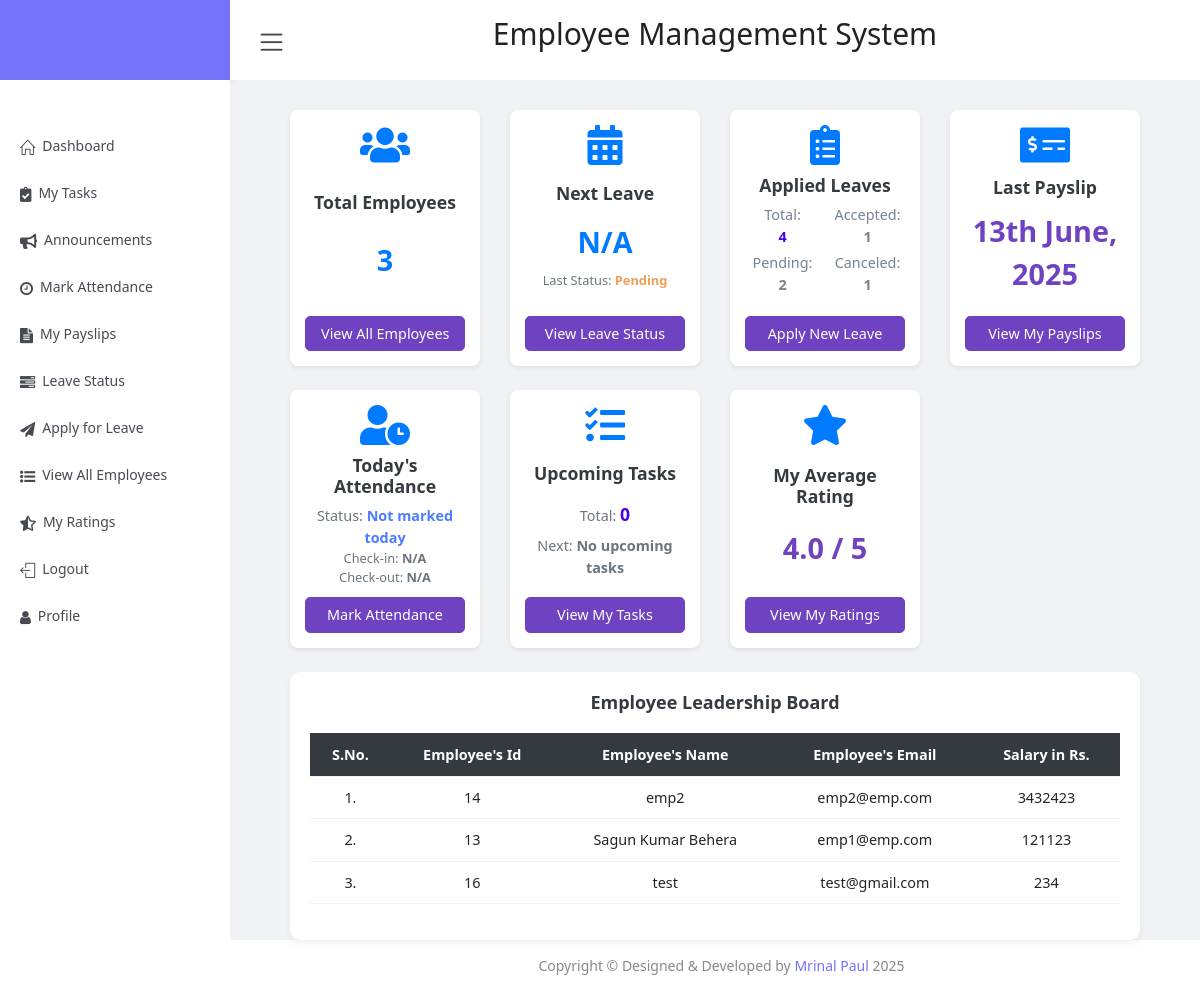
The app's page /employee/dashboard.php?login-success (signed in) with its own data.
### tables this page shows
CREATE TABLE `pay_slips` (
  `id` int NOT NULL,
  `employee_id` int NOT NULL,
  `month` varchar(20) NOT NULL,
  `year` int NOT NULL,
  `basic_salary` decimal(10,2) NOT NULL,
  `allowances` decimal(10,2) DEFAULT '0.00',
  `deductions` decimal(10,2) DEFAULT '0.00',
  `net_salary` decimal(10,2) NOT NULL,
  `generation_date` date NOT NULL
);

CREATE TABLE `employee` (
  `id` int NOT NULL,
  `name` varchar(255) NOT NULL,
  `email` varchar(255) NOT NULL,
  `gender` varchar(10) DEFAULT NULL,
  `dob` varchar(255) DEFAULT NULL,
  `password` varchar(75) NOT NULL,
  `salary` int NOT NULL,
  `dp` varchar(255) NOT NULL
);

### employee/dashboard.php (the view, shortened to what this page needs)
<?php
require_once "include/header.php";
?>
<?php
require_once "../connection.php";
$total_accepted_leaves = $total_pending_leaves = $total_canceled_leaves = $total_applied_leaves = 0;
$leave_sql = "SELECT status FROM emp_leave WHERE email = ?";
$stmt_leave = mysqli_prepare($conn, $leave_sql);
if ($stmt_leave) {
    mysqli_stmt_bind_param($stmt_leave, "s", $_SESSION['email_emp']);
    mysqli_stmt_execute($stmt_leave);
    $result = mysqli_stmt_get_result($stmt_leave);
    if (mysqli_num_rows($result) > 0) {
        $total_applied_leaves = mysqli_num_rows($result);
        while ($leave_info = mysqli_fetch_assoc($result)) {
            $status = $leave_info["status"];
            if ($status == "pending") {
                $total_pending_leaves += 1;
            } elseif ($status == "Accepted") {
                $total_accepted_leaves += 1;
            } elseif ($status == "Canceled") {
                $total_canceled_leaves += 1;
            }
        }
    }
} else {
    error_log("Error preparing leave status query: " . mysqli_error($conn));
}
$last_leave_status = "No leave applied";
$upcoming_leave_date = "N/A";
$check_leave_sql = "SELECT status FROM emp_leave WHERE email = ? ORDER BY id DESC LIMIT 1";
$stmt_check_leave = mysqli_prepare($conn, $check_leave_sql);
if ($stmt_check_leave) {
    mysqli_stmt_bind_param($stmt_check_leave, "s", $_SESSION['email_emp']);
    mysqli_stmt_execute($stmt_check_leave);
    $s = mysqli_stmt_get_result($stmt_check_leave);
    if (mysqli_num_rows($s) > 0) {
        $info = mysqli_fetch_assoc($s);
        $last_leave_status = $info["status"];
    }
} else {
    error_log("Error preparing last leave status query: " . mysqli_error($conn));
}
$select_emp = "SELECT COUNT(id) AS total_employees FROM employee";
$result_total_employees = mysqli_query($conn, $select_emp);
$total_employees = 0;
if ($result_total_employees && mysqli_num_rows($result_total_employees) > 0) {
    $row = mysqli_fetch_assoc($result_total_employees);
    $total_employees = $row['total_employees'];
}
$sql_leadership_board = "SELECT id, name, email, salary FROM employee ORDER BY salary DESC";
$leadership_board_result = mysqli_query($conn, $sql_leadership_board);
$last_payslip_date = "N/A";
$sql_payslip = "SELECT generation_date FROM pay_slips WHERE employee_id = ? ORDER BY generation_date DESC LIMIT 1";
$stmt_payslip = mysqli_prepare($conn, $sql_payslip);
if ($stmt_payslip) {
    mysqli_stmt_bind_param($stmt_payslip, "i", $_SESSION['id']);
    mysqli_stmt_execute($stmt_payslip);
    $result_payslip = mysqli_stmt_get_result($stmt_payslip);
    if (mysqli_num_rows($result_payslip) > 0) {
        $payslip_info = mysqli_fetch_assoc($result_payslip);
        $last_payslip_date = date('jS F, Y', strtotime($payslip_info['generation_date']));
    }
} else {
    error_log("Error preparing payslip query: " . mysqli_error($conn));
}
$last_attendance_status = "N/A";
$today_check_in = "N/A";
$today_check_out = "N/A";
$sql_attendance = "SELECT check_in, check_out FROM attendance WHERE employee_id = ? AND date = CURDATE()";
$stmt_attendance = mysqli_prepare($conn, $sql_attendance);
if ($stmt_attendance) {
    mysqli_stmt_bind_param($stmt_attendance, "i", $_SESSION['id']);
    mysqli_stmt_execute($stmt_attendance);
    $result_attendance = mysqli_stmt_get_result($stmt_attendance);
    if (mysqli_num_rows($result_attendance) > 0) {
        $attendance_info = mysqli_fetch_assoc($result_attendance);
        $today_check_in = $attendance_info['check_in'] ? date('h:i A', strtotime($attendance_info['check_in'])) : "Not yet";
        $today_check_out = $attendance_info['check_out'] ? date('h:i A', strtotime($attendance_info['check_out'])) : "Not yet";
        if ($attendance_info['check_in'] && $attendance_info['check_out']) {
            $last_attendance_status = "Checked Out";
        } elseif ($attendance_info['check_in']) {
            $last_attendance_status = "Checked In";
        }
    } else {
        $last_attendance_status = "Not marked today";
    }
} else {
    error_log("Error preparing attendance query: " . mysqli_error($conn));
}
$upcoming_tasks_count = 0;
$next_task_title = "No upcoming tasks";
$sql_upcoming_tasks = "SELECT task_title, deadline FROM employee_tasks WHERE employee_id = ? AND status IN ('Not Started', 'In Progress') AND deadline >= CURDATE() ORDER BY deadline ASC LIMIT 1";
$stmt_upcoming_tasks = mysqli_prepare($conn, $sql_upcoming_tasks);
if ($stmt_upcoming_tasks) {
    $count_sql = "SELECT COUNT(id) AS total_upcoming_tasks FROM employee_tasks WHERE employee_id = ? AND status IN ('Not Started', 'In Progress') AND deadline >= CURDATE()";
    $count_stmt = mysqli_prepare($conn, $count_sql);
    if ($count_stmt) {
        mysqli_stmt_bind_param($count_stmt, "i", $_SESSION['id']);
        mysqli_stmt_execute($count_stmt);
        $count_result = mysqli_stmt_get_result($count_stmt);
        if ($count_row = mysqli_fetch_assoc($count_result)) {
            $upcoming_tasks_count = $count_row['total_upcoming_tasks'];
        }
    }
} else {
    error_log("Error preparing upcoming tasks query: " . mysqli_error($conn));
}
$average_rating = "N/A";
$sql_avg_rating = "SELECT AVG(rating_score) AS avg_score FROM employee_ratings WHERE employee_id = ?";
$stmt_avg_rating = mysqli_prepare($conn, $sql_avg_rating);
if ($stmt_avg_rating) {
    mysqli_stmt_bind_param($stmt_avg_rating, "i", $_SESSION['id']);
    mysqli_stmt_execute($stmt_avg_rating);
    $result_avg_rating = mysqli_stmt_get_result($stmt_avg_rating);
    if (mysqli_num_rows($result_avg_rating) > 0) {
        $rating_info = mysqli_fetch_assoc($result_avg_rating);
        if ($rating_info['avg_score'] !== null) {
            $average_rating = number_format($rating_info['avg_score'], 1) . " / 5";
        } else {
            $average_rating = "No ratings yet";
        }
    } else {
        $average_rating = "No ratings yet";
    }
} else {
    error_log("Error preparing average rating query: " . mysqli_error($conn));
}
?>
<!DOCTYPE html>
<html lang="en">
<head>
    <link href="https://cdn.jsdelivr.net/npm/bootstrap@5.3.0/dist/css/bootstrap.min.css" rel="stylesheet">
    <link rel="stylesheet" href="https://cdnjs.cloudflare.com/ajax/libs/font-awesome/5.15.4/css/all.min.css">
    <link href="css/style.css" rel="stylesheet" />
</head>
<body>
    <div class="container-fluid">
        <div class="row g-4">
            <div class="col-lg-3 col-md-4 col-sm-6">
                <div class="dashboard-card">
                    <div class="icon"><i class="fas fa-users"></i></div>
                    <h5>Total Employees</h5>
                    <span class="metric-value blue"><?php echo $total_employees; ?></span>
                    <a href="view-employee.php" class="btn btn-primary btn-custom">View All Employees</a>
                </div>
            </div>
            <div class="col-lg-3 col-md-4 col-sm-6">
                <div class="dashboard-card">
                    <div class="icon"><i class="fas fa-calendar-alt"></i></div>
                    <h5>Next Leave</h5>
                    <span class="metric-value blue mb-0"><?php echo htmlspecialchars($upcoming_leave_date); ?></span>
                    <p class="mb-2" style="font-size:0.8rem;">Last Status: <span class="fw-bold <?php echo ($last_leave_status == 'Accepted') ? 'text-success' : (($last_leave_status == 'pending') ? 'text-warning' : 'text-danger'); ?>"><?php echo ucwords(htmlspecialchars($last_leave_status)); ?></span></p>
                    <a href="leave-status.php" class="btn btn-primary btn-custom">View Leave Status</a>
                </div>
            </div>
            <div class="col-lg-3 col-md-4 col-sm-6">
                <div class="dashboard-card">
                    <div class="icon"><i class="fas fa-clipboard-list"></i></div>
                    <h5>Applied Leaves</h5>
                    <div class="leave-metrics-grid">
                        <div class="metric-item">Total: <span class="blue"><?php echo $total_applied_leaves; ?></span></div>
                        <div class="metric-item">Accepted: <span class="green"><?php echo $total_accepted_leaves; ?></span></div>
                        <div class="metric-item">Pending: <span class="orange"><?php echo $total_pending_leaves; ?></span></div>
                        <div class="metric-item">Canceled: <span class="red"><?php echo $total_canceled_leaves; ?></span></div>
                    </div>
                    <a href="apply-leave.php" class="btn btn-primary btn-custom">Apply New Leave</a>
                </div>
            </div>
            <div class="col-lg-3 col-md-4 col-sm-6">
                <div class="dashboard-card">
                    <div class="icon"><i class="fas fa-money-check-alt"></i></div>
                    <h5>Last Payslip</h5>
                    <span class="metric-value purple"><?php echo htmlspecialchars($last_payslip_date); ?></span>
                    <a href="view-my-payslips.php" class="btn btn-primary btn-custom">View My Payslips</a>
                </div>
            </div>
            <div class="col-lg-3 col-md-4 col-sm-6">
                <div class="dashboard-card">
                    <div class="icon"><i class="fas fa-user-clock"></i></div>
                    <h5>Today's Attendance</h5>
                    <p class="mb-0">Status: <span class="fw-bold text-info"><?php echo htmlspecialchars($last_attendance_status); ?></span></p>
                    <p class="mb-0" style="font-size:0.8rem;">Check-in: <span class="fw-bold"><?php echo htmlspecialchars($today_check_in); ?></span></p>
                    <p class="mb-0" style="font-size:0.8rem;">Check-out: <span class="fw-bold"><?php echo htmlspecialchars($today_check_out); ?></span></p>
                    <a href="mark-attendance.php" class="btn btn-primary btn-custom">Mark Attendance</a>
                </div>
            </div>
            <div class="col-lg-3 col-md-4 col-sm-6">
                <div class="dashboard-card">
                    <div class="icon"><i class="fas fa-tasks"></i></div>
                    <h5>Upcoming Tasks</h5>
                    <p class="mb-0">Total: <span class="metric-value-small blue"><?php echo $upcoming_tasks_count; ?></span></p>
                    <p class="mb-0" style="font-size:0.9rem;">Next: <span class="fw-bold"><?php echo htmlspecialchars($next_task_title); ?></span></p>
                    <a href="my-tasks.php" class="btn btn-primary btn-custom">View My Tasks</a>
                </div>
            </div>
            <div class="col-lg-3 col-md-4 col-sm-6">
                <div class="dashboard-card">
                    <div class="icon"><i class="fas fa-star"></i></div>
                    <h5>My Average Rating</h5>
                    <span class="metric-value purple"><?php echo htmlspecialchars($average_rating); ?></span>
                    <a href="view-ratings.php" class="btn btn-primary btn-custom">View My Ratings</a>
                </div>
            </div>
        </div>
        <div class="row mt-4">
            <div class="col-12">
                <div class="leadership-board">
                    <h4>Employee Leadership Board</h4>
                    <div class="table-responsive">
                        <table class="table table-hover">
                            <thead>
                                <tr>
                                    <th scope="col">S.No.</th>
                                    <th scope="col">Employee's Id</th>
                                    <th scope="col">Employee's Name</th>
                                    <th scope="col">Employee's Email</th>
                                    <th scope="col">Salary in Rs.</th>
                                </tr>
                            </thead>
                            <tbody>
                                <?php
                                $i = 1;
                                if (mysqli_num_rows($leadership_board_result) > 0) {
                                    while ($emp_info = mysqli_fetch_assoc($leadership_board_result)) {
                                        $emp_id = $emp_info["id"];
                                        $emp_name = $emp_info["name"];
                                        $emp_email = $emp_info["email"];
                                        $emp_salary = $emp_info["salary"];
                                ?>
                                        <tr>
                                            <td><?php echo "$i. "; ?></td>
                                            <td><?php echo htmlspecialchars($emp_id); ?></td>
                                            <td><?php echo htmlspecialchars($emp_name); ?></td>
                                            <td><?php echo htmlspecialchars($emp_email); ?></td>
                                            <td><?php echo htmlspecialchars($emp_salary); ?></td>
                                        </tr>
                                <?php
                                        $i++;
                                    }
                                } else {
                                    echo '<tr><td colspan="5">No employees found.</td></tr>';
                                }
                                ?>
                            </tbody>
                        </table>
                    </div>
                </div>
            </div>
        </div>
    </div>
    <?php
    require_once "include/footer.php";
    ?>
</body>
</html>

### employee/dashboard.php (style rules this page uses)
body { background-color: #f0f2f5; font-family: 'Segoe UI', Tahoma, Geneva, Verdana, sans-serif; }
.dashboard-card { background-color: #fff; border-radius: 8px; box-shadow: 0 2px 5px rgba(0, 0, 0, 0.08); padding: 15px; text-align: center; transition: transform 0.2s ease, box-shadow 0.2s ease; height: 100%; display: flex; flex-direction: column; justify-content: space-between; }
.dashboard-card .icon { font-size: 2.5rem; color: #007bff; margin-bottom: 10px; }
.dashboard-card h5 { font-size: 1.1rem; color: #343a40; margin-bottom: 8px; font-weight: 600; }
.dashboard-card p { font-size: 0.9rem; color: #6c757d; margin-bottom: 3px; }
.dashboard-card .metric-value { font-size: 1.8rem; font-weight: 700; margin-bottom: 8px; }
.dashboard-card .metric-value.blue { color: #007bff; }
.dashboard-card .metric-value.purple { color: #6f42c1; }
.dashboard-card .metric-value-small { font-size: 1.1rem; font-weight: 600; }
.dashboard-card .btn-custom { margin-top: 10px; background-color: #6f42c1; border-color: #6f42c1; color: #fff; padding: 6px 15px; font-size: 0.9rem; border-radius: 5px; transition: background-color 0.2s ease; width: 100%; }
.leadership-board { background-color: #fff; border-radius: 10px; box-shadow: 0 4px 8px rgba(0, 0, 0, 0.05); padding: 20px; }
.leadership-board h4 { color: #343a40; margin-bottom: 20px; font-weight: 600; text-align: center; }
.leadership-board .table th, .leadership-board .table td { vertical-align: middle; text-align: center; font-size: 0.9rem; }
.leadership-board .table thead th { background-color: #343a40; color: #fff; border-color: #495057; }
.leadership-board .table tbody tr:nth-of-type(even) { background-color: rgba(0, 0, 0, 0.03); }
.container-fluid { padding-top: 25px; padding-bottom: 25px; }
.leave-metrics-grid { display: grid; grid-template-columns: 1fr 1fr; gap: 5px 10px; margin-bottom: 10px; font-size: 0.9rem; }
.leave-metrics-grid .metric-item { text-align: center; display: flex; flex-direction: column; justify-content: center; align-items: center; }
.leave-metrics-grid .metric-item span { font-weight: 600; }

### records on screen
pay_slips: generation_date "13th June, 2025"
employee: id "14", name "emp2", email "emp2@emp.com", salary "3432423"
employee: id "13", name "Sagun Kumar Behera", email "emp1@emp.com", salary "121123"
employee: id "16", name "test", email "test@gmail.com", salary "234"

### other values on screen
$total_employees "3"
$upcoming_leave_date "N/A"
$last_leave_status "Pending"
$total_applied_leaves "4"
$total_accepted_leaves "1"
$total_pending_leaves "2"
$total_canceled_leaves "1"
$last_attendance_status "Not marked today"
$today_check_in "N/A"
$today_check_out "N/A"
$upcoming_tasks_count "0"
$next_task_title "No upcoming tasks"
$average_rating "4.0 / 5"
